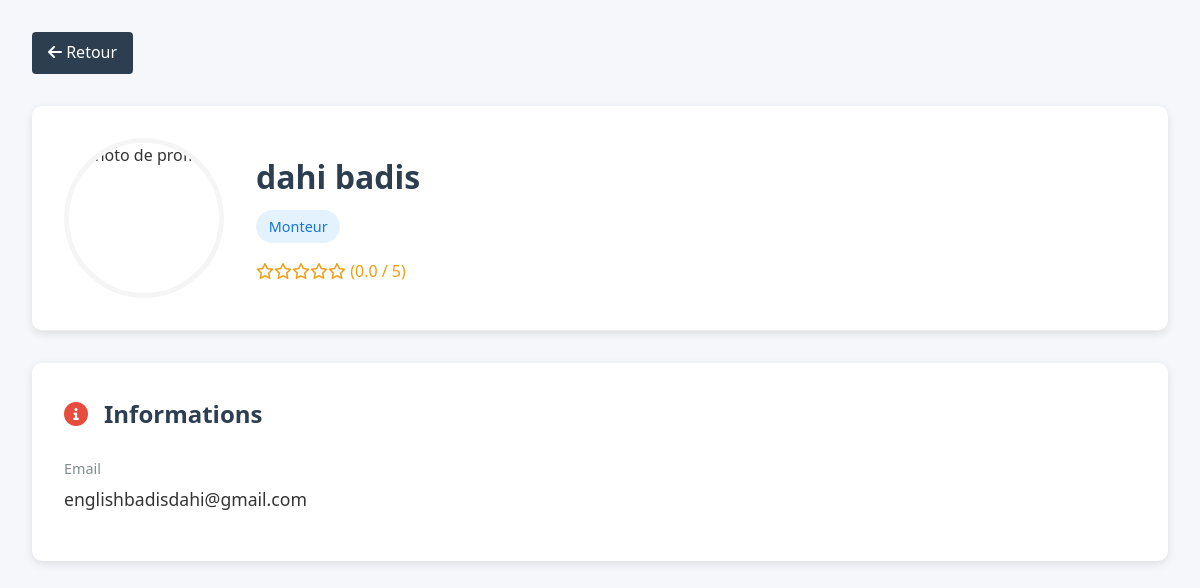
Before: /php/profile.php?id=5 with the older database file.
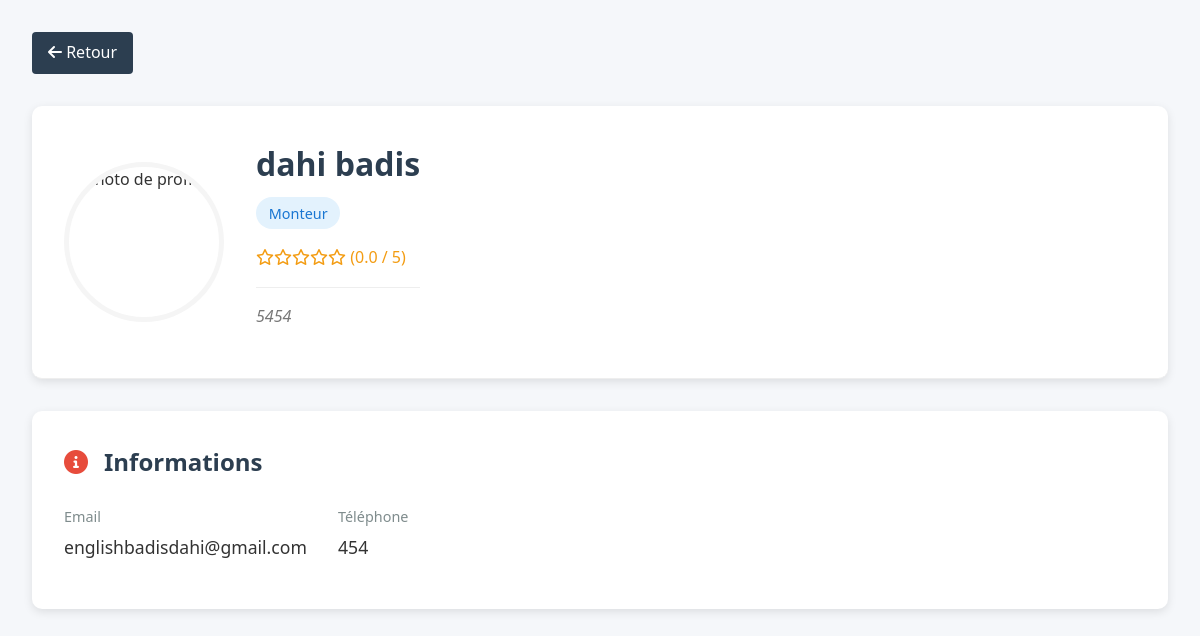
After: the same page with the newer database file.
### tables this page shows
CREATE TABLE `users` (
  `user_id` int(11) NOT NULL,
  `email` varchar(100) NOT NULL,
  `password` varchar(255) NOT NULL,
  `first_name` varchar(50) NOT NULL,
  `last_name` varchar(50) NOT NULL,
  `phone` varchar(20) DEFAULT NULL,
  `profile_picture` varchar(255) DEFAULT NULL,
  `bio` text,
  `user_type` enum('monteur','employeur','admin') NOT NULL,
  `created_at` timestamp NOT NULL DEFAULT CURRENT_TIMESTAMP,
  `updated_at` timestamp NOT NULL DEFAULT CURRENT_TIMESTAMP ON UPDATE CURRENT_TIMESTAMP
);

### php/profile.php (the view, shortened to what this page needs)
<?php
$servername = 'localhost';
$username = 'root';
$password = 'root';
$dbname = 'ctmdata';
try {
    $conn = new PDO("mysql:host=$servername;dbname=$dbname", $username, $password);
    $conn->setAttribute(PDO::ATTR_ERRMODE, PDO::ERRMODE_EXCEPTION);
    $user_id = isset($_GET['id']) ? intval($_GET['id']) : 0;
    $stmt = $conn->prepare("SELECT * FROM users WHERE user_id = ?");
    $stmt->execute([$user_id]);
    $user_info = $stmt->fetch(PDO::FETCH_ASSOC);
} catch(PDOException $e) {
    die("Erreur de connexion : " . $e->getMessage());
}
?>
<!DOCTYPE html>
<html lang="fr">
<head>
    <link rel="stylesheet" href="https://cdnjs.cloudflare.com/ajax/libs/font-awesome/6.0.0-beta3/css/all.min.css">
    <link rel="stylesheet" href="../styles/style_employees.css">
</head>
<body>
    <div class="profile-view-container">
        <a href="javascript:history.back()" class="back-button">
            <i class="fas fa-arrow-left"></i> Retour
        </a>
        <div class="profile-header">
            <img src="<?php echo htmlspecialchars($user_info['profile_picture'] ?: '../pictures/profile1.jpg'); ?>"
                 alt="Photo de profil" class="profile-picture">
            <div class="profile-basic-info">
                <h1><?php echo htmlspecialchars($user_info['first_name'] . ' ' . $user_info['last_name']); ?></h1>
                <span class="profile-type <?php echo htmlspecialchars($user_info['user_type']); ?>">
                    <?php echo htmlspecialchars(ucfirst($user_info['user_type'])); ?>
                </span>
                <div class="profile-rating">
                    <?php
                    $avg_rating = 0;
                    $full_stars = floor($avg_rating);
                    $half_star = ($avg_rating - $full_stars) >= 0.5;
                    $empty_stars = 5 - $full_stars - ($half_star ? 1 : 0);
                    for ($i = 0; $i < $empty_stars; $i++) {
                        echo '<i class="far fa-star"></i>';
                    }
                    echo ' <span>(' . number_format($avg_rating, 1) . ' / 5)</span>';
                    ?>
                </div>
                <?php if (!empty($user_info['bio'])): ?>
                    <p class="profile-bio" style="margin-top: 1rem;"><?php echo htmlspecialchars($user_info['bio']); ?></p>
                <?php endif; ?>
            </div>
        </div>
        <div class="profile-sections">
            <section class="profile-section">
                <h2 class="section-title"><i class="fas fa-info-circle"></i> Informations</h2>
                <div class="info-grid">
                    <div class="info-item">
                        <span class="info-label">Email</span>
                        <div class="info-value"><?php echo htmlspecialchars($user_info['email']); ?></div>
                    </div>
                    <?php if (!empty($user_info['phone'])): ?>
                    <div class="info-item">
                        <span class="info-label">Téléphone</span>
                        <div class="info-value"><?php echo htmlspecialchars($user_info['phone']); ?></div>
                    </div>
                    <?php endif; ?>
                </div>
            </section>
        </div>
    </div>
</body>
</html>

Changed rows visible on the page:
changed users "dahi badis": bio (not shown) → "5454"; phone (not shown) → "454"
Other visible differences:
text now shown: "Téléphone"
